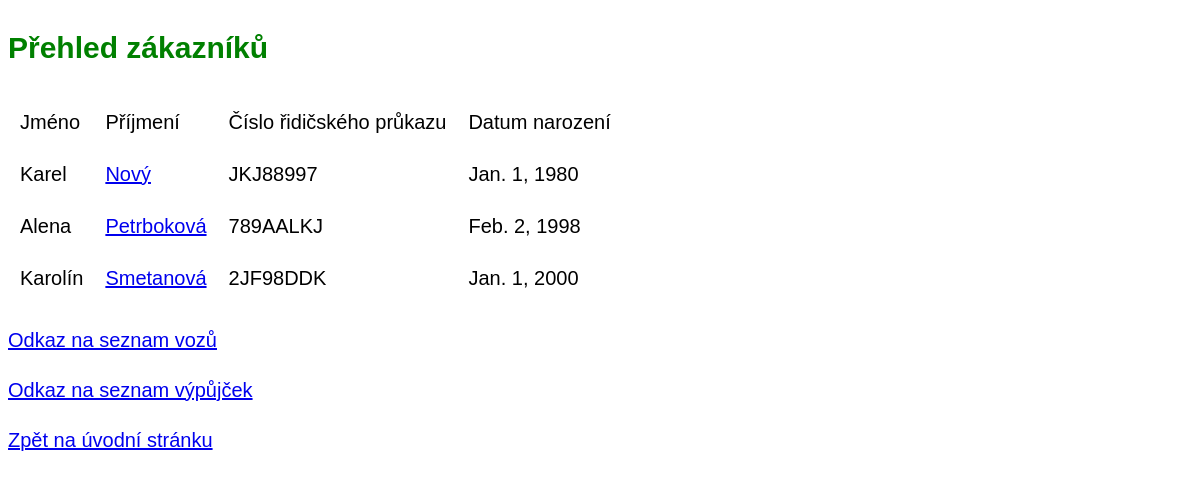
Page /katalog/zakaznik/ on the committed database.
### katalog/models.py (models this page shows, shortened)
class Zakaznik(models.Model):
  typy_programu = (
    ("B", "Běžný zákazník"),
    ("Z", "Zlatý program"),
    ("P", "Platinový program"),
  )
  jmeno = models.CharField(max_length=100)
  prijmeni = models.CharField(max_length=100)
  ridicak = models.CharField(max_length=100)
  datum_narozeni = models.DateField()
  program = models.CharField(max_length=1, choices=typy_programu, null=True)

### katalog/views.py (the view)
# urls.py: path("zakaznik/", views.ZakaznikView.as_view(), name="zakaznik"),
class ZakaznikView(ListView):
  model = models.Zakaznik
  template_name = "katalog/zakaznik_list.html"

### templates/katalog/zakaznik_list.html (shortened to what this page needs)
<!DOCTYPE html>
<html lang="cs">
<head>
</head>
<body>
{% block content %}
    <h2>Přehled zákazníků</h2>
    <table>
        <tr>
            <td>Jméno</td>
            <td>Příjmení</td>
            <td>Číslo řidičského průkazu</td>
            <td>Datum narození</td>
        </tr>
        {% for zaznam in object_list %}
        <tr>
            <td>{{zaznam.jmeno}}</td>
            <td><a href="{%url 'zakaznik_detail' zaznam.pk%}">{{zaznam.prijmeni}}</a></td>
            <td>{{zaznam.ridicak}}</td>
            <td>{{zaznam.datum_narozeni}}</td>
        </tr>
        {% endfor %}
    </table>
{% url "seznam" as url_seznam %}
<p><a href="{{url_seznam}}">Odkaz na seznam vozů</a></p>
{% url "vypujcka" as url_vypujcka %}
<p><a href="{{url_vypujcka}}">Odkaz na seznam výpůjček</a></p>
{% url "katalog" as url_katalog %}
<p><a href="{{url_katalog}}">Zpět na úvodní stránku</a></p>
{% endblock %}
</body>
</html>

### templates/katalog/zakaznik_list.html (style rules this page uses)
body { color: black; font-family: Arial, Helvetica, sans-serif; font-size: 20px; line-height: 1.5; }
h1,h2 { color: green; font-family: Arial, Helvetica, sans-serif; }
tr, td { padding: 10px; border-spacing:3; }

### rows in the picture
Zakaznik: jmeno "Karel", prijmeni "Nový", ridicak "JKJ88997", datum_narozeni "Jan. 1, 1980"
Zakaznik: jmeno "Alena", prijmeni "Petrboková", ridicak "789AALKJ", datum_narozeni "Feb. 2, 1998"
Zakaznik: jmeno "Karolín", prijmeni "Smetanová", ridicak "2JF98DDK", datum_narozeni "Jan. 1, 2000"
